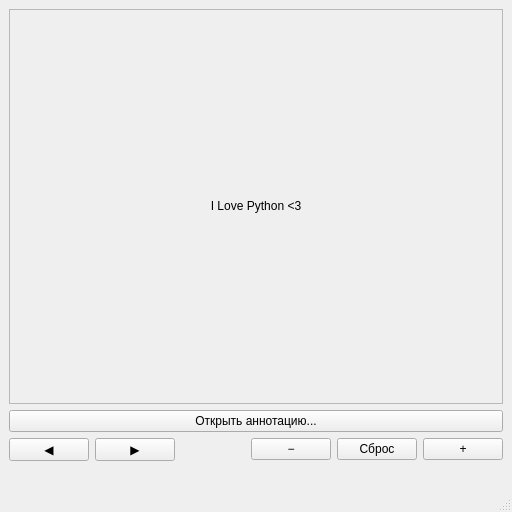
<?xml version="1.0" encoding="UTF-8"?>
<ui version="4.0">
 <class>MainWindow</class>
 <widget class="QMainWindow" name="MainWindow">
  <property name="geometry">
   <rect>
    <x>0</x>
    <y>0</y>
    <width>512</width>
    <height>512</height>
   </rect>
  </property>
  <property name="minimumSize">
   <size>
    <width>512</width>
    <height>512</height>
   </size>
  </property>
  <property name="windowTitle">
   <string>Просмотр обложек</string>
  </property>
  <property name="windowIcon">
   <iconset>
    <normaloff>../icons/python.svg</normaloff>../icons/python.svg</iconset>
  </property>
  <widget class="QWidget" name="central_widget">
   <layout class="QVBoxLayout" name="main_layout" stretch="1,0,0,0">
    <item>
     <widget class="QScrollArea" name="scroll_area">
      <property name="widgetResizable">
       <bool>true</bool>
      </property>
      <widget class="QWidget" name="scroll_contents">
       <property name="geometry">
        <rect>
         <x>0</x>
         <y>0</y>
         <width>496</width>
         <height>367</height>
        </rect>
       </property>
       <layout class="QVBoxLayout" name="scroll_layout">
        <property name="leftMargin">
         <number>0</number>
        </property>
        <property name="topMargin">
         <number>0</number>
        </property>
        <property name="rightMargin">
         <number>0</number>
        </property>
        <property name="bottomMargin">
         <number>0</number>
        </property>
        <item>
         <widget class="QLabel" name="image_label">
          <property name="text">
           <string>I Love Python &lt;3</string>
          </property>
          <property name="alignment">
           <set>Qt::AlignmentFlag::AlignCenter</set>
          </property>
         </widget>
        </item>
       </layout>
      </widget>
     </widget>
    </item>
    <item>
     <widget class="QPushButton" name="open_button">
      <property name="focusPolicy">
       <enum>Qt::FocusPolicy::NoFocus</enum>
      </property>
      <property name="toolTip">
       <string>Ctrl+O</string>
      </property>
      <property name="text">
       <string>Открыть аннотацию...</string>
      </property>
      <property name="shortcut">
       <string>Ctrl+O</string>
      </property>
     </widget>
    </item>
    <item>
     <layout class="QHBoxLayout" name="controls_layout">
      <item>
       <widget class="QPushButton" name="previous_button">
        <property name="focusPolicy">
         <enum>Qt::FocusPolicy::NoFocus</enum>
        </property>
        <property name="toolTip">
         <string>Left</string>
        </property>
        <property name="text">
         <string>◀</string>
        </property>
        <property name="shortcut">
         <string>Left</string>
        </property>
       </widget>
      </item>
      <item>
       <widget class="QPushButton" name="next_button">
        <property name="focusPolicy">
         <enum>Qt::FocusPolicy::NoFocus</enum>
        </property>
        <property name="toolTip">
         <string>Right</string>
        </property>
        <property name="text">
         <string>▶</string>
        </property>
        <property name="shortcut">
         <string>Right</string>
        </property>
       </widget>
      </item>
      <item>
       <spacer name="controls_spacer">
        <property name="orientation">
         <enum>Qt::Orientation::Horizontal</enum>
        </property>
        <property name="sizeHint" stdset="0">
         <size>
          <width>40</width>
          <height>20</height>
         </size>
        </property>
       </spacer>
      </item>
      <item>
       <widget class="QPushButton" name="zoom_out_button">
        <property name="focusPolicy">
         <enum>Qt::FocusPolicy::NoFocus</enum>
        </property>
        <property name="toolTip">
         <string>Ctrl+-</string>
        </property>
        <property name="text">
         <string>−</string>
        </property>
        <property name="shortcut">
         <string>Ctrl+-</string>
        </property>
       </widget>
      </item>
      <item>
       <widget class="QPushButton" name="zoom_reset_button">
        <property name="focusPolicy">
         <enum>Qt::FocusPolicy::NoFocus</enum>
        </property>
        <property name="toolTip">
         <string>Ctrl+0</string>
        </property>
        <property name="text">
         <string>Сброс</string>
        </property>
        <property name="shortcut">
         <string>Ctrl+0</string>
        </property>
       </widget>
      </item>
      <item>
       <widget class="QPushButton" name="zoom_in_button">
        <property name="focusPolicy">
         <enum>Qt::FocusPolicy::NoFocus</enum>
        </property>
        <property name="toolTip">
         <string>Ctrl+=</string>
        </property>
        <property name="text">
         <string>+</string>
        </property>
        <property name="shortcut">
         <string>Ctrl+=</string>
        </property>
       </widget>
      </item>
     </layout>
    </item>
    <item>
     <widget class="QLabel" name="info_label">
      <property name="alignment">
       <set>Qt::AlignmentFlag::AlignCenter</set>
      </property>
     </widget>
    </item>
   </layout>
  </widget>
  <widget class="QStatusBar" name="status_bar"/>
 </widget>
 <resources/>
 <connections/>
</ui>
